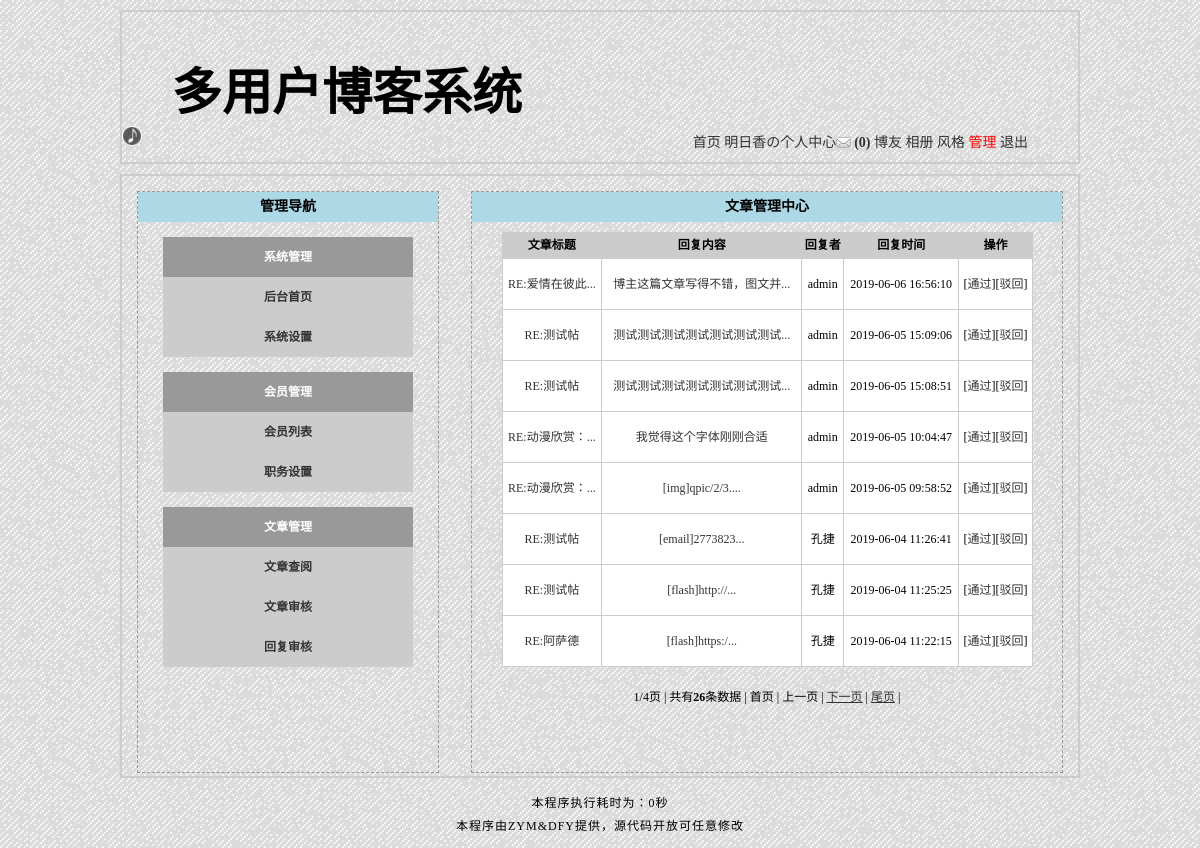
Before: /manage_rearticle_check.php (signed in) with the older database file.
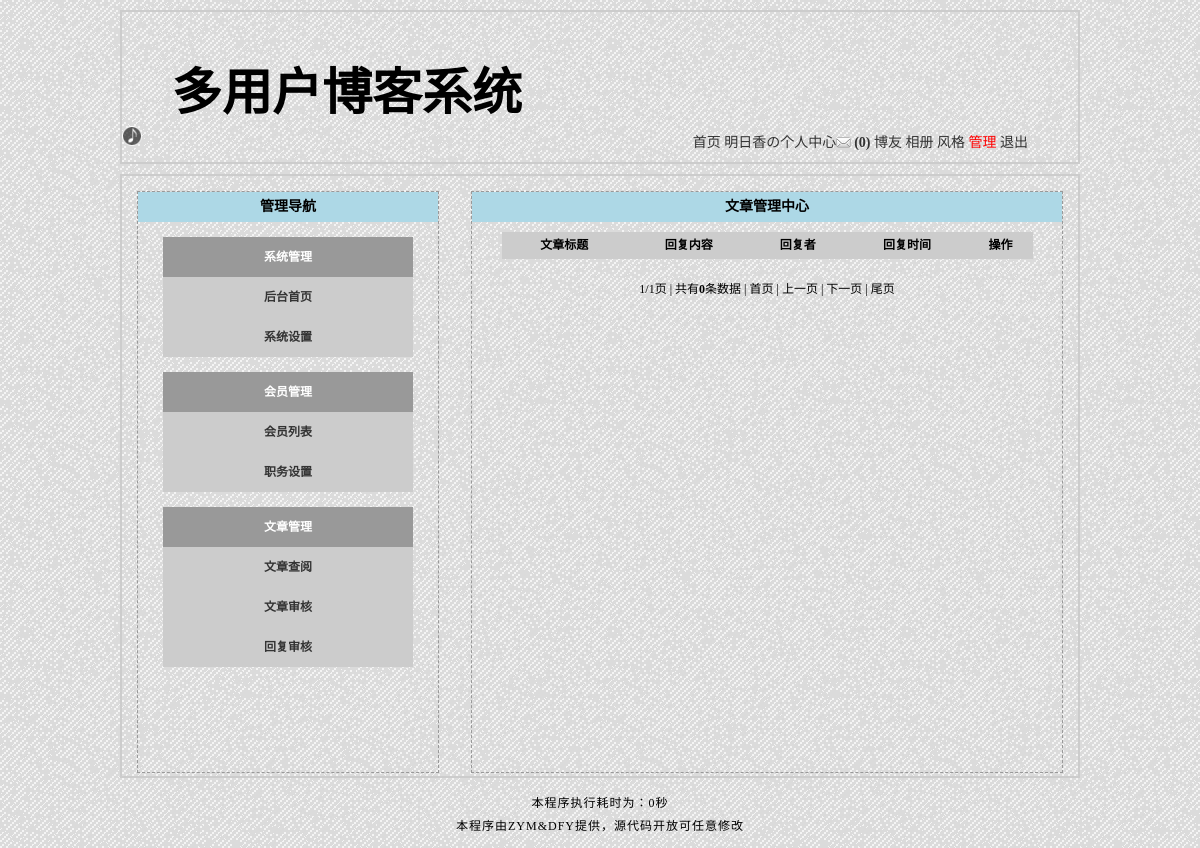
After: the same page with the newer database file.
### tables this page shows
CREATE TABLE IF NOT EXISTS `tg_article` (
  `tg_id` mediumint(8) unsigned NOT NULL AUTO_INCREMENT COMMENT '//ID',
  `tg_reid` mediumint(8) unsigned NOT NULL DEFAULT '0' COMMENT '//主题ID',
  `tg_state` tinyint(2) unsigned NOT NULL DEFAULT '0' COMMENT '//审核状态',
  `tg_username` varchar(20) NOT NULL COMMENT '//发帖人',
  `tg_type` tinyint(2) unsigned NOT NULL COMMENT '//发帖类型',
  `tg_title` varchar(40) NOT NULL COMMENT '//帖子标题',
  `tg_content` text NOT NULL COMMENT '//帖子内容',
  `tg_readcount` smallint(5) unsigned NOT NULL DEFAULT '0' COMMENT '//阅读量',
  `tg_commentcount` smallint(5) unsigned NOT NULL DEFAULT '0' COMMENT '//评论量',
  `tg_nice` tinyint(1) unsigned NOT NULL DEFAULT '0' COMMENT '//精华帖',
  `tg_hot` tinyint(1) unsigned NOT NULL DEFAULT '0' COMMENT '//热帖',
  `tg_last_view` varchar(20) NOT NULL DEFAULT '来生孝夫' COMMENT '//文章的最后浏览者',
  `tg_last_modify_date` datetime NOT NULL DEFAULT '0000-00-00 00:00:00' COMMENT '//最后修改时间',
  `tg_date` datetime NOT NULL COMMENT '//发帖时间',
  PRIMARY KEY (`tg_id`),
  KEY `tg_id` (`tg_id`),
  KEY `tg_username` (`tg_username`) COMMENT '//发表人'
);

### includes/mysql.func.php (called while the page is built, shortened)
<?php
function _query($_sql){
	if(!($_result=mysql_query($_sql))){
		exit('SQL语句错误'.mysql_error());;
	}
	return $_result;
}
function _fetch_array_list($_result){
	return mysql_fetch_array($_result,MYSQL_ASSOC);
}
function _num_rows($_result){
	return mysql_num_rows($_result);
}
?>

### manage_rearticle_check.php (the view, shortened to what this page needs)
<?php
require dirname(__FILE__).'/includes/common.inc.php';
global $_pagenum,$_pagesize;
_page("SELECT tg_id FROM tg_article WHERE tg_reid!=0 AND tg_state=0;",8);
$_result=_query("SELECT tg_id,tg_reid,tg_title,tg_content,tg_date,tg_username FROM tg_article WHERE tg_reid!=0 AND tg_state=0 ORDER BY tg_date DESC LIMIT $_pagenum,$_pagesize;");
?>
<!DOCTYPE html>
<html>
<head>
<?php require ROOT_PATH.'includes/title.inc.php';?>
</head>
<body>
<?php require ROOT_PATH.'includes/header.inc.php'; ?>
<div id="member">
<?php require 'includes/manage.inc.php'; ?>
	<div id="member_main">
		<h2>文章管理中心</h2>
		<form method="post" action="?action=delete">
		<table cellspacing="1">
			<tr><th>文章标题</th><th>回复内容</th><th>回复者</th><th>回复时间</th><th>操作</th></tr>
			<?php
				$_html=array();
				 while(!!$_rows=_fetch_array_list($_result)){
					$_html['id']=$_rows['tg_id'];
					$_html['title']=$_rows['tg_title'];
					$_html['date']=$_rows['tg_date'];
					$_html['reid']=$_rows['tg_reid'];
					$_html['content']=$_rows['tg_content'];
					$_html['username']=$_rows['tg_username'];
					$_html=_html($_html);
			?>
			<tr><td><a href="article.php?id=<?php echo $_html['reid']?>" title="<?php echo $_html['title']?>"><?php echo _title($_html['title'],8)?></a></td><td><a href="manage_rearticle_check.php?action=###" title="<?php echo $_html['content']?>"><?php echo _title($_html['content'],14)?></a></td><td><?php echo $_html['username']?></td><td><?php echo $_html['date']?></td><td>[<a href="manage_rearticle_check.php?action=pass&id=<?php echo $_html['id']?>&reid=<?php echo $_html['reid']?>">通过</a>][<a onclick="return check_ret();" href="manage_rearticle_check.php?action=del&id=<?php echo $_html['id']?>">驳回</a>]</td></tr>
			<?php
				}
			?>
		</table>
		</form>
		<?php
			_paging(2);
		?>
	</div>
</div>
<?php require ROOT_PATH.'includes/footer.inc.php'; ?>
</body>
</html>

### includes/global.func.php (shortened to what this page needs)
<?php
function _title($_string,$_strlen){
	if (mb_strlen($_string,'utf-8')>$_strlen) {
		$_string=mb_substr($_string,0,$_strlen,'utf-8').'...';
	}
	return $_string;
}
function _html($_string){
	if(is_array($_string)){
		foreach ($_string as $_key => $_value) {
			$_string[$_key]=_html($_value);
		}
	}else{
		$_string=htmlspecialchars($_string);
	}
	return $_string;
}
function _page($_sql,$_size){
	global $_page,$_pagesize,$_pagenum,$_pageabsolute,$_num;
	if (isset($_GET['page'])) {
	$_page=$_GET['page'];
	if (empty($_page) || $_page<=0 || !is_numeric($_page)) {
		$_page=1;
	} else{
		$_page=intval($_page);
	}
	}else{
		$_page=1;
	}
	$_pagesize=$_size;
	$_num=_num_rows(_query($_sql));
	if ($_num==0) {
		$_pageabsolute=1;
	}else{
		$_pageabsolute=ceil($_num/$_pagesize);
	}
	$_pagenum=($_page-1)*$_pagesize;
}
function _paging($_string){
	global $_page,$_pageabsolute,$_num,$_id;
	if ($_string==1) {
		echo '<div id="page_num">';
		echo '<ul>';
		for ($i=0; $i < $_pageabsolute; $i++) {
		if ($_page==($i+1)) {
			echo '<li><a href="'.SCRIPT.'.php?'.$_id.'page='.($i+1).'" class="selected">'.($i+1).'</a></li>';
		}else{
			echo '<li><a href="'.SCRIPT.'.php?'.$_id.'page='.($i+1).'">'.($i+1).'</a></li>';
			}
		}
		echo '</ul>';
		echo '</div>';
	}elseif($_string==2){
		echo '<div id="page_text">';
		echo '<ul>';
		echo '<li>'.$_page.'/'.$_pageabsolute.'页 | </li>';
		echo '<li>共有<strong>'.$_num.'</strong>条数据 | </li>';
		if ($_page==1) {
			echo '<li>首页 | </li>';
			echo '<li>上一页 | </li>';
		}else{
			echo '<li><a href="'.SCRIPT.'.php?'.$_id.'page='.(1).'">首页</a> | </li>';
			echo '<li><a href="'.SCRIPT.'.php?'.$_id.'page='.($_page-1).'">上一页</a> | </li>';
		}
		if ($_page==$_pageabsolute) {
			echo '<li>下一页 | </li>';
			echo '<li>尾页</li>';
		}else{
			echo '<li><a href="'.SCRIPT.'.php?'.$_id.'page='.($_page+1).'">下一页</a> | </li>';
			echo '<li><a href="'.SCRIPT.'.php?'.$_id.'page='.($_pageabsolute).'">尾页</a> | </li>';
		}
		echo '</ul>';
	echo '</div>';
	}else{
		_paging(2);
	}
}
?>

Changed rows visible on the page:
no longer on this page (row edited): tg_article: tg_title "RE:爱情在彼此...", tg_content "博主这篇文章写得不错，图文并...", tg_username "admin", tg_date "2019-06-06 16:56:10"
removed tg_article: tg_title "RE:测试帖", tg_content "测试测试测试测试测试测试测试...", tg_username "admin", tg_date "2019-06-05 15:09:06"
removed tg_article: tg_title "RE:测试帖", tg_content "测试测试测试测试测试测试测试...", tg_username "admin", tg_date "2019-06-05 15:08:51"
no longer on this page (row edited): tg_article: tg_title "RE:动漫欣赏：...", tg_content "我觉得这个字体刚刚合适", tg_username "admin", tg_date "2019-06-05 10:04:47"
no longer on this page (row edited): tg_article: tg_title "RE:动漫欣赏：...", tg_content "[img]qpic/2/3....", tg_username "admin", tg_date "2019-06-05 09:58:52"
no longer on this page (row edited): tg_article: tg_title "RE:测试帖", tg_content "[email]2773823...", tg_username "孔捷", tg_date "2019-06-04 11:26:41"
no longer on this page (row edited): tg_article: tg_title "RE:测试帖", tg_content "[flash]http://...", tg_username "孔捷", tg_date "2019-06-04 11:25:25"
removed tg_article: tg_title "RE:阿萨德", tg_content "[flash]https:/...", tg_username "孔捷", tg_date "2019-06-04 11:22:15"
Other visible differences:
$_pageabsolute: "4" → "1"
$_num: "26" → "0"
text no longer shown: "下一页 | |"
text now shown: "下一页 |"
